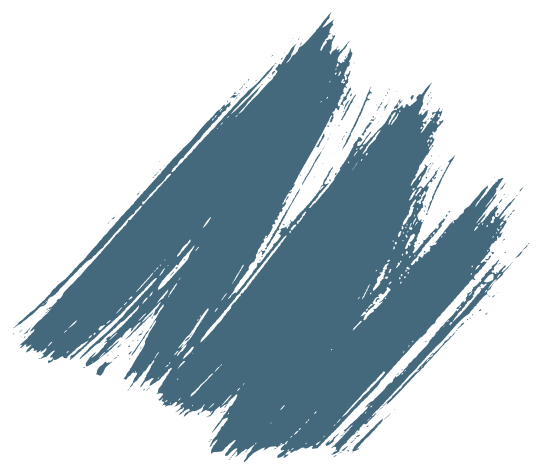
#> input picture 1st_half_yl/september/5.09.22/image.png, 542 x 475 px, given in place of image.bmp, which was not available
$ python 11.py
#> lines starting #> are read from the running program, lines starting #| are printed output that depends on the picture; pictures that were not available may be replaced by others from this repository, and a replacement may not be noted
from PIL import Image

im = Image.open("image.bmp")
#> im is the input picture: PIL image 542x475 RGB; mean R, G, B 183, 197.3, 205
pixels = im.load()
x, y = im.size
#> x = 542; y = 475
k = x // 4
#> k = 135
for i in range(1, 5):
    for j in range(1, 5):
        x1 = k * j - k
        y1 = k * i - k
        x2 = j * k
        y2 = i * k
        if i == j == 4:
            break
        im2 = im.crop((x1, y1, x2, y2))
        im2.save(f'image{i}{j}.bmp')
#> this loop made 4 passes
#> pass 1, `im2.save(f'image{i}{j}.bmp')`:
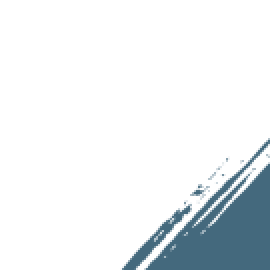
#> saved as image12.bmp: PIL image 135x135 RGB (shown 2 times larger); mean R, G, B 233.4, 237.7, 240
#> pass 1, `im2.save(f'image{i}{j}.bmp')`:
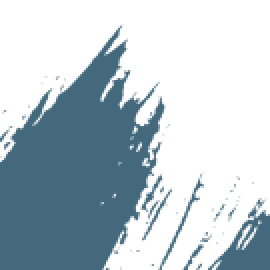
#> saved as image13.bmp: PIL image 135x135 RGB (shown 2 times larger); mean R, G, B 184.7, 198.6, 206.1
#> pass 1, `im2.save(f'image{i}{j}.bmp')`:
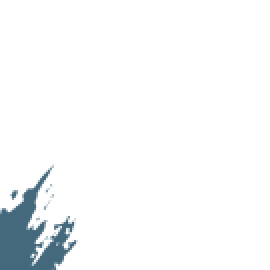
#> saved as image14.bmp: PIL image 135x135 RGB (shown 2 times larger); mean R, G, B 245.8, 247.7, 248.6
#> after the loop:
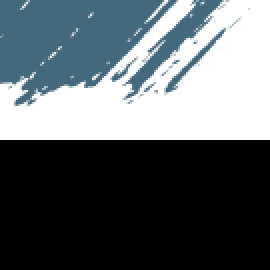
#> im2: PIL image 135x135 RGB (shown 2 times larger); mean R, G, B 94.8, 102.2, 106.2
